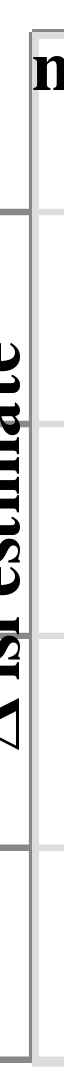

Here is the notebook cell this chart was saved with:
### Code cell
bw.plot(x='stim:O',color='neuron:N',independent_axes=False,add_data=True)#.display()
BayesWindow.facet(bw, column='mouse')
